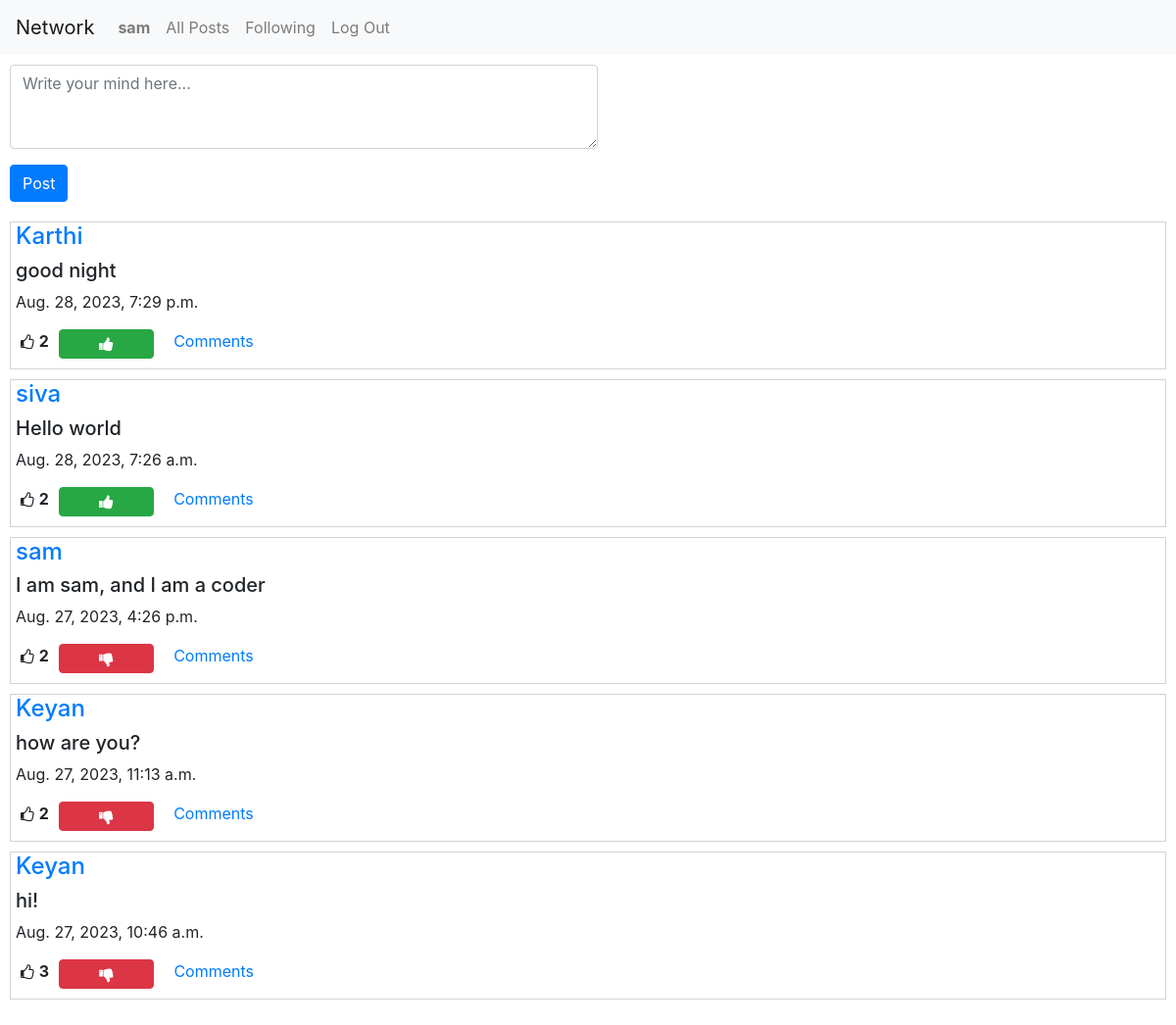
The app's page / (signed in) with its own data.
### network/models.py (models this page shows, shortened)
class User(AbstractUser):
    pass

class Post(models.Model):
    creater = models.ForeignKey(User, related_name='my_name', on_delete=models.CASCADE)
    content = models.CharField(max_length=255)
    liked = models.ManyToManyField(User, related_name='liked_users_or_post' ,blank=True, null=True)
    time = models.DateTimeField(auto_now_add=True)

### network/views.py (the view)
# urls.py: path("", views.index, name="index"),
def index(request):
    if request.method=="POST":
        form = PostForm(request.POST)
        if form.is_valid():
            post = form.save(commit=False)
            post.creater = request.user
            post.save()
            return HttpResponseRedirect( reverse("index"))
        else:
            return render(request, "network/index.html", {
                "form": form,
                "message": "Enter valid details"
                })
    else:
        user = request.user
        form = PostForm()
        all_posts = Post.objects.all().order_by('time').reverse()
        liked_posts = []
        posts_id = []
        for post in all_posts:
            if user in post.liked.all():
                liked_posts.append(post)
                posts_id.append(post.id)
        p = Paginator(all_posts, 10)
        page_no = request.GET.get('page')
        posts = p.get_page(page_no)
        return render(request, "network/index.html", {
                "form" : form,
                "posts": posts,
                "liked" : liked_posts,
                "p_id" : posts_id
            })

### network/forms.py
class PostForm(forms.ModelForm):
    class Meta:
        model = Post
        fields = ('content','liked', 'creater')
        widgets = {
            'content' : forms.Textarea(attrs={'placeholder':'Write your mind here...','class':'form-control', 'rows':'3'}),
            'liked' : forms.HiddenInput(),
            'creater' : forms.HiddenInput(),
        }
        labels = {
            'content' : ''
        }
    def __init__(self,*args, **kwargs):
        super().__init__(*args, **kwargs)
        self.fields['creater'].required = False

### network/templates/network/index.html (shortened to what this page needs)
{% extends "network/layout.html" %}
{% block body %}
{% if user.is_authenticated %}
    <form method="post" action="{% url 'index' %}">
        {{form.as_p}}
        <button type="submit" class="btn btn-primary">Post</button>
    </form>
{% endif %}
{% for post in posts %}
<div class="posts">
<a href='{% url 'profile' post.creater.id %}'><h4>{{post.creater}}</h4></a>
<h5>{{post.content}}</h5>
<p>{{post.time}}</p>
<div class = 'd-flex justify-content-flex-start'>
<i style="font-size:16px" class="fa">&#xf087;</i><b><p id='count_{{post.id}}'>{{post.liked.count}}</p></b></li>
{% if user.is_authenticated %}
{% if post in liked %}
  <button class="btn btn-danger fa fa-thumbs-down col-1" id='btn_{{ post.id}}' onclick="likeHandler({{post.id}},{{p_id}})"></button>
{% else %}
  <button class="btn btn-success fa fa-thumbs-up col-1" id='btn_{{ post.id}}' onclick="likeHandler({{post.id}},{{p_id}})"></button>
{% endif %}
{% endif %}
<a style='margin-left:10px' href='{% url 'readcomms' post.id %}' id='comm_a{{post.id}}'>Comments</a>
</div>
</div>
{% endfor %}
{% endblock %}

### network/templates/network/layout.html (shortened to what this page needs)
{% load static %}
<!DOCTYPE html>
<html lang="en">
    <head>
        <link rel="stylesheet" href="https://stackpath.bootstrapcdn.com/bootstrap/4.4.1/css/bootstrap.min.css">
        <link href="{% static 'network/styles.css' %}" rel="stylesheet">
        <link rel="stylesheet" href="https://cdnjs.cloudflare.com/ajax/libs/font-awesome/4.7.0/css/font-awesome.min.css">
    </head>
    <body>
        <nav class="navbar navbar-expand-lg navbar-light bg-light">
            <a class="navbar-brand" href="#">Network</a>
            <div>
              <ul class="navbar-nav mr-auto">
                {% if user.is_authenticated %}
                    <li class="nav-item">
                        <a class="nav-link" href="{% url 'profile' user.id %}"><strong>{{ user.username }}</strong></a>
                    </li>
                {% endif %}
                <li class="nav-item">
                  <a class="nav-link" href="{% url 'index' %}">All Posts</a>
                </li>
                {% if user.is_authenticated %}
                    <li class="nav-item">
                        <a class="nav-link" href="{% url 'following' %}">Following</a>
                    </li>
                    <li class="nav-item">
                        <a class="nav-link" href="{% url 'logout' %}">Log Out</a>
                    </li>
                {% endif %}
              </ul>
            </div>
          </nav>
        <div class="body">
            {% block body %}
            {% endblock %}
        </div>
    </body>
</html>

### network/static/network/styles.css (style rules this page uses)
.btn { margin: 0 10px 10px; }
.form-control { margin: 10px; width: 50%; }
.posts { display : flex; flex-direction: column; padding : 0px 5px; border : 1px solid lightgray; margin : 10px; }
i { margin : 5px; }

### records on screen
User: username "sam"
Post: creater "Karthi", content "good night", time "Aug. 28, 2023, 7:29 p.m.", liked.count "2"
Post: creater "siva", content "Hello world", time "Aug. 28, 2023, 7:26 a.m.", liked.count "2"
Post: creater "sam", content "I am sam, and I am a coder", time "Aug. 27, 2023, 4:26 p.m.", liked.count "2"
Post: creater "Keyan", content "how are you?", time "Aug. 27, 2023, 11:13 a.m.", liked.count "2"
Post: creater "Keyan", content "hi!", time "Aug. 27, 2023, 10:46 a.m.", liked.count "3"
